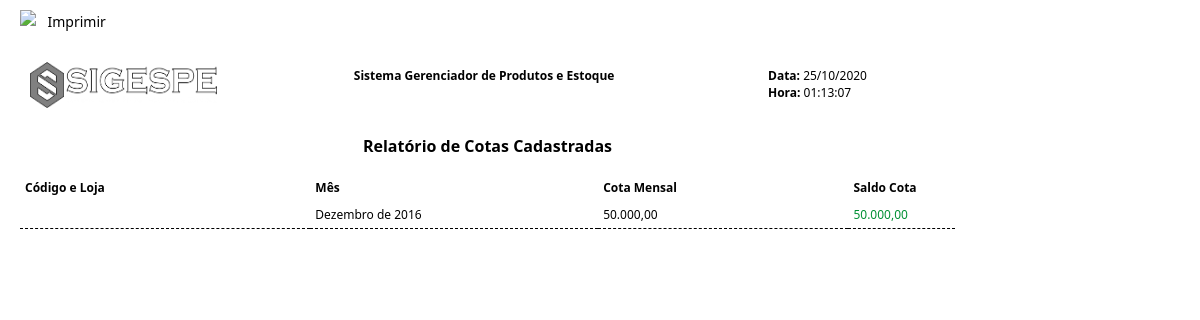
/pagina_relatorio_cotas.php, run on the app's committed database.
### tables this page shows
CREATE TABLE `cotas` (
  `id_cotas` int(10) unsigned NOT NULL AUTO_INCREMENT,
  `nome_loja` varchar(100) DEFAULT NULL,
  `fornecedor` varchar(50) NOT NULL,
  `mes_cota` varchar(10) DEFAULT NULL,
  `ano_cota` varchar(15) DEFAULT NULL,
  `cota_mensal` float DEFAULT NULL,
  `cota_saldo` float DEFAULT NULL,
  PRIMARY KEY (`id_cotas`)
);

### processos/database.php (called while the page is built, shortened)
<?php
function DBRead ($table, $params = null, $fields = '*') {
	$params = ($params) ? " {$params}" : null;
		$query = "SELECT {$fields} FROM {$table}{$params}";
		$result = DBExecute($query);
		if (!mysqli_num_rows($result))
			return false;
		else {
			while ($res = mysqli_fetch_assoc($result)) {
				$data[] = $res;
			}
			return $data;
		}
}
function DBExecute($query){
	$link = DBConnect();
	$result = @mysqli_query($link, $query) or die (mysqli_error($link));
	return $result;
}
?>

### pagina_relatorio_cotas.php (the view, shortened to what this page needs)
<!doctype html>
<html>
<head>
<link href="css/style.css" rel="stylesheet" type="text/css">
</head>
<body>
<?php
  $data = date("d/m/Y");
  $hora = date("H:i:s");
?>
<div id="imprimir">
  <a href="javascript:Impressao( false );"> <img src="imagens/impressora.png" width="2%" class="imprimir">  Imprimir</a>
</div>
<div id="ImprimirConteudo">
<div id="folha">
<table width="85%" border="0" cellspacing="0" cellpadding="0">
  <tbody>
    <tr>
      <td valign="middle" colspan="4">
      	<img src="imagens/logo.png" width="20%" height="46" style=" margin: 10px; float: left;">
        <center>
        <div id="tit_relatorio">
      		<p><b>Sistema Gerenciador de Produtos e Estoque</b></p>
        </div>
        </center>
        <div id="date">
        	<b>Data:</b> <?php echo $data; ?> <br />
      		<b>Hora:</b>  <?php echo $hora;?>
        </div>
      </td>
    </tr>
    <tr>
      <td height="56" colspan="6" align="center" valign="middle">
      		<b class="titulo_relatorio">Relatório de Cotas Cadastradas</b>
      </td>
    </tr>
    <tr>
      <td width="334" style="padding: 5px;"><b> Código e Loja</b></td>
      <td width="327" style="padding: 5px;"><b>Mês</b></td>
      <td width="282" style="padding: 5px;"><b>Cota Mensal</b></td>
      <td width="106" style="padding: 5px;"><b>Saldo Cota</b></td>
    </tr>
<?php
require 'processos/database.php';
  $loja = $_POST["loja"];
  if ($loja == 'todos') {
    $lojas = DBRead ("cotas", "ORDER BY nome_loja ASC", "*");
  } else {
    $lojas = DBRead ("cotas", "WHERE nome_loja = '$loja'", "*");
  }
  foreach ($lojas as $lj) {
		if ($lj['cota_saldo'] <= 0) {  $cor = "color: #D50003;";}
		else { $cor = "color:#009034;";}
  ?>
    <tr>
      <td style="padding: 5px; border-bottom: 1px dashed #000000;">
      </td>
      <td style="padding: 5px; border-bottom: 1px dashed #000000;">
        <?php echo $lj['mes_cota'].' de '.$lj['ano_cota']; ?>
      </td>
      <td style="padding: 5px; border-bottom: 1px dashed #000000;">
        <?php echo number_format($lj['cota_mensal'], 2, ',', '.'); ?>
      </td>
      <td style="padding: 5px; border-bottom: 1px dashed #000000;<?php echo $cor;?>">
        <?php echo number_format($lj['cota_saldo'], 2, ',', '.');; ?>
      </td>
      </tr>
    <?php
      }
    ?>
  </tbody>
</table>
</div>
</div>
</body>
</html>

### css/style.css (style rules this page uses)
html { height: 89%; padding: 0; margin: 0; }
body { height: 99%; padding: 0; margin: 0; }
* { padding: 0; margin: 0; font-family: Segoe, "Segoe UI", "DejaVu Sans", "Trebuchet MS", Verdana, sans-serif; }
#tit_relatorio { width: 55%; float: left; margin-top: 15px; }
#date { width: 20%; float: right; margin-top: 15px; }
#folha { width: 1100px; height: auto; margin: 20px; font-family: "Gill Sans", "Gill Sans MT", "Myriad Pro", "DejaVu Sans Condensed", Helvetica, Arial, sans-serif; font-size: 12px; }
.titulo_relatorio { font-size: 16px; margin-top: 20px; }
#imprimir { width: 150px; margin: 10px 3px 0 20px; }
.imprimir { width: 15%; margin: 0 5px 0 0; float: left; }
a { color: #000000; text-decoration: none; font-size: 14px; }

### data on the page
cotas: mes_cota "Dezembro", ano_cota "2016", cota_mensal "50.000,00", cota_saldo "50.000,00"
